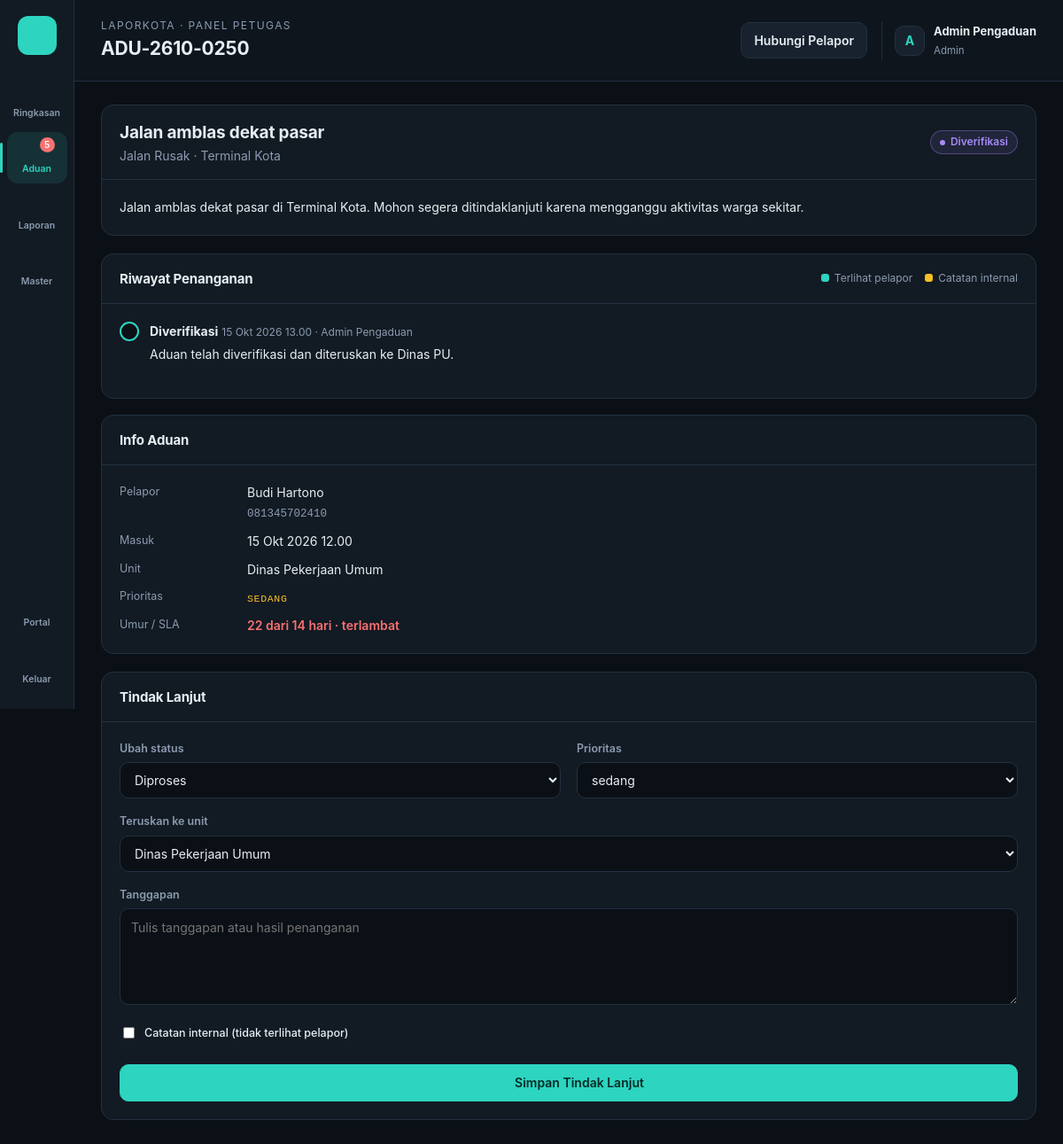
The app's page /index.php?page=aduan.detail&id=250 (signed in) with its own data.
### tables this page shows
CREATE TABLE pengaturan (
  id INT PRIMARY KEY,
  nama_instansi VARCHAR(150) NOT NULL,
  nama_layanan VARCHAR(60) NOT NULL,
  alamat VARCHAR(255),
  telepon VARCHAR(30)
);

CREATE TABLE aduan (
  id INT AUTO_INCREMENT PRIMARY KEY,
  kode VARCHAR(20) NOT NULL UNIQUE,
  nama VARCHAR(100),
  telepon VARCHAR(20),
  anonim TINYINT(1) NOT NULL DEFAULT 0,
  kategori_id INT,
  unit_id INT,
  judul VARCHAR(150) NOT NULL,
  isi TEXT NOT NULL,
  lokasi VARCHAR(200),
  foto VARCHAR(100),
  prioritas ENUM('rendah','sedang','tinggi') NOT NULL DEFAULT 'sedang',
  status ENUM('baru','diverifikasi','diproses','selesai','ditolak') NOT NULL DEFAULT 'baru',
  rating TINYINT NULL,
  created_at DATETIME NOT NULL DEFAULT CURRENT_TIMESTAMP,
  selesai_at DATETIME NULL,
  INDEX (status), INDEX (created_at),
  FOREIGN KEY (kategori_id) REFERENCES kategori(id) ON DELETE SET NULL,
  FOREIGN KEY (unit_id) REFERENCES unit(id) ON DELETE SET NULL
);

CREATE TABLE tanggapan (
  id INT AUTO_INCREMENT PRIMARY KEY,
  aduan_id INT NOT NULL,
  user_id INT NULL,
  status ENUM('baru','diverifikasi','diproses','selesai','ditolak') NOT NULL,
  isi TEXT NOT NULL,
  internal TINYINT(1) NOT NULL DEFAULT 0,    
  created_at DATETIME NOT NULL DEFAULT CURRENT_TIMESTAMP,
  FOREIGN KEY (aduan_id) REFERENCES aduan(id) ON DELETE CASCADE,
  FOREIGN KEY (user_id) REFERENCES users(id) ON DELETE SET NULL
);

CREATE TABLE users (
  id INT AUTO_INCREMENT PRIMARY KEY,
  nama VARCHAR(100) NOT NULL,
  username VARCHAR(50) NOT NULL UNIQUE,
  password VARCHAR(255) NOT NULL,
  role ENUM('admin','petugas') NOT NULL DEFAULT 'petugas',
  unit_id INT NULL,
  created_at TIMESTAMP DEFAULT CURRENT_TIMESTAMP,
  FOREIGN KEY (unit_id) REFERENCES unit(id) ON DELETE SET NULL
);

CREATE TABLE kategori (
  id INT AUTO_INCREMENT PRIMARY KEY,
  nama VARCHAR(80) NOT NULL,
  unit_id INT NULL,             
  sla_hari TINYINT NOT NULL DEFAULT 7,
  FOREIGN KEY (unit_id) REFERENCES unit(id) ON DELETE SET NULL
);

CREATE TABLE unit (
  id INT AUTO_INCREMENT PRIMARY KEY,
  nama VARCHAR(100) NOT NULL
);

### index.php (called while the page is built, shortened)
<?php
require __DIR__ . '/includes/bootstrap.php';
$routes = [
    'beranda'      => 'pages/beranda.php',
    'lapor'        => 'pages/lapor.php',
    'lacak'        => 'pages/lacak.php',
    'transparansi' => 'pages/transparansi.php',
    'foto'         => 'pages/foto.php',
    'login'        => 'pages/login.php',
    'logout'       => 'pages/logout.php',
    'dashboard'    => 'pages/admin/dashboard.php',
    'aduan'        => 'pages/admin/aduan.php',
    'aduan.detail' => 'pages/admin/detail.php',
    'aduan.proses' => 'pages/admin/proses.php',
    'laporan'      => 'pages/admin/laporan.php',
    'master'       => 'pages/admin/master.php',
];
$page = $_GET['page'] ?? 'beranda';
require __DIR__ . '/' . $routes[$page];

### pages/admin/detail.php (the view, shortened to what this page needs)
<?php
$a = q('SELECT a.*, k.nama kategori, k.sla_hari, n.nama unit FROM aduan a LEFT JOIN kategori k ON k.id = a.kategori_id LEFT JOIN unit n ON n.id = a.unit_id WHERE a.id = ?', [(int) ($_GET['id'] ?? 0)])->fetch();
$timeline = q('SELECT t.*, us.nama petugas FROM tanggapan t LEFT JOIN users us ON us.id = t.user_id WHERE t.aduan_id = ? ORDER BY t.created_at, t.id', [$a['id']])->fetchAll();
$unit = q('SELECT * FROM unit ORDER BY nama')->fetchAll();
$late = lewat_sla($a);
$terbuka = !in_array($a['status'], ['selesai', 'ditolak'], true);
$title = $a['kode'];
$actions = $a['telepon'] && !$a['anonim'] ? '<a class="btn" target="_blank" href="https://wa.me/' . preg_replace('/^0/', '62', preg_replace('/\D/', '', $a['telepon'])) . '?text=' . rawurlencode("Halo {$a['nama']}, terkait laporan {$a['kode']} ({$a['judul']}): ") . '">Hubungi Pelapor</a>' : '';
require __DIR__ . '/../../includes/header.php';
?>
<div class="grid-2">
    <div>
        <div class="panel">
            <div class="panel-head"><div><h2 style="font-size:19px"><?= e($a['judul']) ?></h2><span class="muted"><?= e($a['kategori']) ?> · <?= e($a['lokasi']) ?></span></div><?= status_badge($a['status']) ?></div>
            <div class="panel-body">
                <p style="margin:0;white-space:pre-line"><?= e($a['isi']) ?></p>
            </div>
        </div>
        <div class="panel mt">
            <div class="panel-head"><h2>Riwayat Penanganan</h2><span class="legend"><span><i style="background:var(--teal)"></i>Terlihat pelapor</span><span><i style="background:var(--amber)"></i>Catatan internal</span></span></div>
            <div class="panel-body"><ul class="timeline">
                <?php foreach ($timeline as $t): ?>
                    <li><span class="node <?= $t['internal'] ? 'internal' : '' ?>"></span><div>
                        <strong><?= $t['internal'] ? 'Catatan internal' : e(STATUS[$t['status']][0]) ?></strong>
                        <span class="meta"><?= tgl($t['created_at']) ?> <?= date('H.i', strtotime($t['created_at'])) ?> · <?= e($t['petugas'] ?? 'Sistem') ?></span>
                        <p><?= e($t['isi']) ?></p></div></li>
                <?php endforeach; ?>
            </ul></div>
        </div>
    </div>
    <div>
        <div class="panel">
            <div class="panel-head"><h2>Info Aduan</h2></div>
            <div class="panel-body"><dl class="kv">
                <dt>Pelapor</dt><dd><?= $a['anonim'] ? '<span class="muted">Anonim</span>' : e($a['nama']) . '<br><span class="mono muted">' . e($a['telepon']) . '</span>' ?></dd>
                <dt>Masuk</dt><dd><?= tgl($a['created_at']) ?> <?= date('H.i', strtotime($a['created_at'])) ?></dd>
                <dt>Unit</dt><dd><?= e($a['unit'] ?? '-') ?></dd>
                <dt>Prioritas</dt><dd><span class="pri pri-<?= $a['prioritas'] ?>"><?= e($a['prioritas']) ?></span></dd>
                <dt>Umur / SLA</dt><dd class="<?= $late ? 'sla-late' : '' ?>"><?= umur_hari($a) ?> dari <?= (int) $a['sla_hari'] ?> hari<?= $late ? ' · terlambat' : '' ?></dd>
            </dl></div>
        </div>
        <?php if ($terbuka): ?>
            <form method="post" action="<?= url('aduan.proses') ?>" class="panel mt">
                <div class="panel-head"><h2>Tindak Lanjut</h2></div>
                <div class="panel-body">
                    <div class="form-grid">
                        <div><label>Ubah status</label><select name="status">
                            <?php foreach (['diverifikasi', 'diproses', 'selesai', 'ditolak'] as $s): if (!is_admin() && in_array($s, ['diverifikasi', 'ditolak'], true)) continue; ?>
                                <option value="<?= $s ?>" <?= $a['status'] === 'baru' && $s === 'diverifikasi' || $a['status'] === 'diverifikasi' && $s === 'diproses' || $a['status'] === 'diproses' && $s === 'selesai' ? 'selected' : '' ?>><?= STATUS[$s][0] ?></option>
                            <?php endforeach; ?>
                        </select></div>
                        <div><label>Prioritas</label><select name="prioritas"><?php foreach (['rendah', 'sedang', 'tinggi'] as $p): ?><option <?= $a['prioritas'] === $p ? 'selected' : '' ?>><?= $p ?></option><?php endforeach; ?></select></div>
                        <?php if (is_admin()): ?>
                            <div class="full"><label>Teruskan ke unit</label><select name="unit_id"><?php foreach ($unit as $n): ?><option value="<?= $n['id'] ?>" <?= $a['unit_id'] == $n['id'] ? 'selected' : '' ?>><?= e($n['nama']) ?></option><?php endforeach; ?></select></div>
                        <?php endif; ?>
                        <div class="full"><label>Tanggapan</label><textarea name="isi" rows="4" required placeholder="Tulis tanggapan atau hasil penanganan"></textarea></div>
                        <div class="full"><label class="check"><input type="checkbox" name="internal" value="1"> Catatan internal (tidak terlihat pelapor)</label></div>
                    </div>
                    <button class="btn btn-primary btn-block mt"><?= icon('check', 16) ?> Simpan Tindak Lanjut</button>
                </div>
            </form>
        <?php endif; ?>
    </div>
</div>
<?php require __DIR__ . '/../../includes/footer.php'; ?>

### includes/header.php (shortened to what this page needs)
<?php
$u = user();
$baru = (int) q("SELECT COUNT(*) FROM aduan WHERE status = 'baru'")->fetchColumn();
$menu = [
    ['dashboard', 'Ringkasan', 'home', 0],
    ['aduan', 'Aduan', 'inbox', $baru],
    ['laporan', 'Laporan', 'chart', 0],
];
if (is_admin()) $menu[] = ['master', 'Master', 'settings', 0];
$current = explode('.', $_GET['page'] ?? 'dashboard')[0];
?>
<!DOCTYPE html>
<html lang="id">
<head>
    <title><?= e($title ?? 'Ringkasan') ?> · <?= e(setting()['nama_layanan']) ?></title>
    <link rel="stylesheet" href="assets/css/style.css">
</head>
<body>
<div class="layout">
    <aside class="rail" id="rail">
        <a class="logo" href="<?= url('dashboard') ?>" title="<?= e(setting()['nama_layanan']) ?>"><?= icon('megaphone', 22) ?></a>
        <?php foreach ($menu as [$key, $label, $ic, $count]): ?>
            <a href="<?= url($key) ?>" class="<?= $current === $key ? 'active' : '' ?>"><?= icon($ic, 20) ?><?= $label ?><?php if ($count): ?><span class="dot"><?= $count ?></span><?php endif; ?></a>
        <?php endforeach; ?>
        <a href="<?= url('beranda') ?>" target="_blank"><?= icon('external', 20) ?>Portal</a>
        <a href="<?= url('logout') ?>"><?= icon('logout', 20) ?>Keluar</a>
    </aside>
    <main class="main">
        <header class="topbar">
            <div class="grow"><div class="crumb"><?= e(setting()['nama_layanan']) ?> · Panel Petugas</div><h1><?= e($title ?? 'Ringkasan') ?></h1></div>
            <div class="topbar-actions"><?= $actions ?? '' ?></div>
            <div class="who"><span class="avatar"><?= e(strtoupper(substr($u['nama'], 0, 1))) ?></span>
                <div><strong><?= e($u['nama']) ?></strong><small><?= is_admin() ? 'Admin' : 'Petugas · ' . e($u['unit_nama'] ?? '') ?></small></div></div>
        </header>
        <div class="content">

### records on screen
pengaturan: nama_layanan "LAPORKOTA"
aduan: kode "ADU-2610-0250", judul "Jalan amblas dekat pasar", kategori.nama "Jalan Rusak", lokasi "Terminal Kota", isi "Jalan amblas dekat pasar di Terminal Kota. Mohon segera ditindaklanjuti karena mengganggu aktivitas warga sekitar.", nama "Budi Hartono", telepon "081345702410", created_at "15 Okt 2026", created_at "12.00", unit.nama "Dinas Pekerjaan Umum", prioritas "SEDANG", umur_hari($a) "22", kategori.sla_hari "14", status "Diproses", prioritas "sedang", unit_id "Dinas Pekerjaan Umum"
tanggapan: user.nama "A", user.nama "Admin Pengaduan", internal 0 (drawn), status "Diverifikasi", created_at "15 Okt 2026", created_at "13.00", isi "Aduan telah diverifikasi dan diteruskan ke Dinas PU."

### other values on screen
$label "Ringkasan"
$label "Aduan"
$count "5"
$label "Laporan"
$label "Master"
$l "Diverifikasi"
